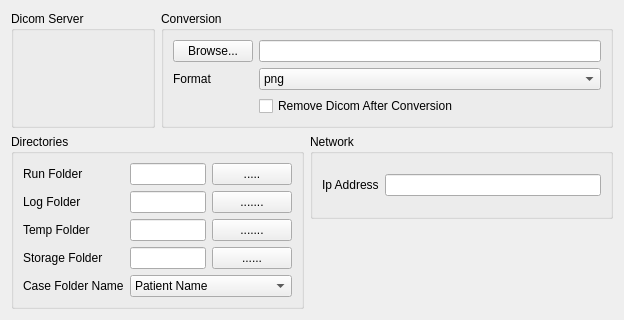
<?xml version="1.0" encoding="UTF-8"?>
<ui version="4.0">
 <class>Form</class>
 <widget class="QWidget" name="Form">
  <property name="geometry">
   <rect>
    <x>0</x>
    <y>0</y>
    <width>624</width>
    <height>298</height>
   </rect>
  </property>
  <property name="minimumSize">
   <size>
    <width>0</width>
    <height>0</height>
   </size>
  </property>
  <property name="windowTitle">
   <string>Form</string>
  </property>
  <layout class="QGridLayout" name="gridLayout">
   <item row="0" column="1" colspan="2">
    <widget class="QGroupBox" name="conversiongroupBox">
     <property name="title">
      <string>Conversion</string>
     </property>
     <layout class="QGridLayout" name="gridLayout_3">
      <item row="1" column="1">
       <widget class="QComboBox" name="cnvFmtComboBox">
        <item>
         <property name="text">
          <string>png</string>
         </property>
        </item>
        <item>
         <property name="text">
          <string>jpg</string>
         </property>
        </item>
        <item>
         <property name="text">
          <string>bmp</string>
         </property>
        </item>
        <item>
         <property name="text">
          <string>pdf</string>
         </property>
        </item>
       </widget>
      </item>
      <item row="0" column="1">
       <widget class="QLineEdit" name="cnvDirLineEdit"/>
      </item>
      <item row="1" column="0">
       <widget class="QLabel" name="label_5">
        <property name="text">
         <string>Format</string>
        </property>
       </widget>
      </item>
      <item row="0" column="0">
       <widget class="QPushButton" name="cnvDirBrowsePushButton">
        <property name="text">
         <string>Browse...</string>
        </property>
       </widget>
      </item>
      <item row="2" column="1">
       <widget class="QCheckBox" name="removeDicomCheckBox">
        <property name="text">
         <string>Remove Dicom After Conversion</string>
        </property>
       </widget>
      </item>
     </layout>
    </widget>
   </item>
   <item row="1" column="0" rowspan="2" colspan="2">
    <widget class="QGroupBox" name="directoriesgroupBox">
     <property name="title">
      <string>Directories</string>
     </property>
     <layout class="QGridLayout" name="gridLayout_2">
      <item row="0" column="0">
       <widget class="QLabel" name="label">
        <property name="text">
         <string>Run Folder</string>
        </property>
       </widget>
      </item>
      <item row="1" column="0">
       <widget class="QLabel" name="label_2">
        <property name="text">
         <string>Log Folder</string>
        </property>
       </widget>
      </item>
      <item row="2" column="0">
       <widget class="QLabel" name="label_4">
        <property name="text">
         <string>Temp Folder</string>
        </property>
       </widget>
      </item>
      <item row="1" column="2">
       <widget class="QPushButton" name="logFldrBtn">
        <property name="text">
         <string>.......</string>
        </property>
       </widget>
      </item>
      <item row="0" column="1">
       <widget class="QLineEdit" name="runFdrLineUnit"/>
      </item>
      <item row="1" column="1">
       <widget class="QLineEdit" name="logFldrLineUnit"/>
      </item>
      <item row="0" column="2">
       <widget class="QPushButton" name="runFldrbtn">
        <property name="text">
         <string>.....</string>
        </property>
       </widget>
      </item>
      <item row="2" column="1">
       <widget class="QLineEdit" name="tmpFldrLineUnit"/>
      </item>
      <item row="2" column="2">
       <widget class="QPushButton" name="tmpFldrBtn">
        <property name="text">
         <string>.......</string>
        </property>
       </widget>
      </item>
      <item row="3" column="0">
       <widget class="QLabel" name="label_3">
        <property name="text">
         <string>Storage Folder</string>
        </property>
       </widget>
      </item>
      <item row="4" column="0">
       <widget class="QLabel" name="label_6">
        <property name="text">
         <string>Case Folder Name</string>
        </property>
       </widget>
      </item>
      <item row="3" column="1">
       <widget class="QLineEdit" name="storageFldrLineUnit"/>
      </item>
      <item row="3" column="2">
       <widget class="QPushButton" name="storageFldrBtn">
        <property name="text">
         <string>......</string>
        </property>
       </widget>
      </item>
      <item row="4" column="1" colspan="2">
       <widget class="QComboBox" name="foldernamemodFld">
        <item>
         <property name="text">
          <string>Patient Name</string>
         </property>
        </item>
        <item>
         <property name="text">
          <string>Patient ID</string>
         </property>
        </item>
        <item>
         <property name="text">
          <string>Study IUID</string>
         </property>
        </item>
       </widget>
      </item>
     </layout>
    </widget>
   </item>
   <item row="0" column="0">
    <widget class="QGroupBox" name="dicomservergroupBox">
     <property name="title">
      <string>Dicom Server</string>
     </property>
     <layout class="QGridLayout" name="gridLayout_4">
      <item row="0" column="0">
       <widget class="DicomNetworkSettingWidget" name="dicomServerWidget" native="true"/>
      </item>
     </layout>
    </widget>
   </item>
   <item row="1" column="2">
    <widget class="QGroupBox" name="groupBox">
     <property name="title">
      <string>Network</string>
     </property>
     <layout class="QGridLayout" name="gridLayout_9">
      <item row="0" column="1">
       <widget class="QLineEdit" name="ipAddressFld">
        <property name="readOnly">
         <bool>true</bool>
        </property>
       </widget>
      </item>
      <item row="0" column="0">
       <widget class="QLabel" name="label_7">
        <property name="text">
         <string>Ip Address</string>
        </property>
       </widget>
      </item>
     </layout>
    </widget>
   </item>
  </layout>
 </widget>
 <customwidgets>
  <customwidget>
   <class>DicomNetworkSettingWidget</class>
   <extends>QWidget</extends>
   <header location="global">DicomNetworkSettingWidget.h</header>
   <container>1</container>
  </customwidget>
 </customwidgets>
 <resources/>
 <connections/>
</ui>
